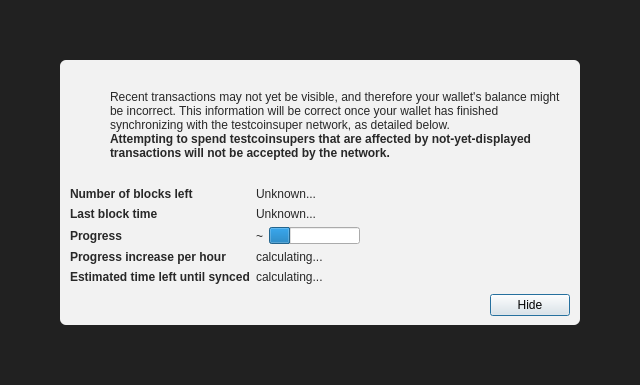
<?xml version="1.0" encoding="UTF-8"?>
<ui version="4.0">
 <class>ModalOverlay</class>
 <widget class="ModalOverlay" name="ModalOverlay">
  <property name="geometry">
   <rect>
    <x>0</x>
    <y>0</y>
    <width>640</width>
    <height>385</height>
   </rect>
  </property>
  <property name="windowTitle">
   <string>Form</string>
  </property>
  <layout class="QVBoxLayout" name="verticalLayout" stretch="0">
   <property name="sizeConstraint">
    <enum>QLayout::SetDefaultConstraint</enum>
   </property>
   <property name="leftMargin">
    <number>0</number>
   </property>
   <property name="topMargin">
    <number>0</number>
   </property>
   <property name="rightMargin">
    <number>0</number>
   </property>
   <property name="bottomMargin">
    <number>0</number>
   </property>
   <item>
    <widget class="QWidget" name="bgWidget" native="true">
     <property name="styleSheet">
      <string notr="true">#bgWidget { background: rgba(0,0,0,220); }</string>
     </property>
     <layout class="QVBoxLayout" name="verticalLayoutMain" stretch="1">
      <property name="leftMargin">
       <number>60</number>
      </property>
      <property name="topMargin">
       <number>60</number>
      </property>
      <property name="rightMargin">
       <number>60</number>
      </property>
      <property name="bottomMargin">
       <number>60</number>
      </property>
      <item>
       <widget class="QWidget" name="contentWidget" native="true">
        <property name="styleSheet">
         <string notr="true">#contentWidget { background: rgba(255,255,255,240); border-radius: 6px; }

QLabel { color: rgb(40,40,40);  }</string>
        </property>
        <layout class="QVBoxLayout" name="verticalLayoutSub" stretch="1,0,0,0">
         <property name="spacing">
          <number>0</number>
         </property>
         <property name="leftMargin">
          <number>10</number>
         </property>
         <property name="topMargin">
          <number>10</number>
         </property>
         <property name="rightMargin">
          <number>10</number>
         </property>
         <property name="bottomMargin">
          <number>10</number>
         </property>
         <item>
          <layout class="QHBoxLayout" name="horizontalLayoutIconText" stretch="0,1">
           <property name="topMargin">
            <number>20</number>
           </property>
           <item>
            <layout class="QVBoxLayout" name="verticalLayoutIcon">
             <property name="leftMargin">
              <number>0</number>
             </property>
             <item>
              <widget class="QPushButton" name="warningIcon">
               <property name="enabled">
                <bool>false</bool>
               </property>
               <property name="text">
                <string/>
               </property>
               <property name="icon">
                <iconset>
                 <normaloff>:/icons/warning</normaloff>
                 <disabledoff>:/icons/warning</disabledoff>:/icons/warning</iconset>
               </property>
               <property name="iconSize">
                <size>
                 <width>48</width>
                 <height>48</height>
                </size>
               </property>
               <property name="flat">
                <bool>true</bool>
               </property>
              </widget>
             </item>
             <item>
              <spacer name="verticalSpacerWarningIcon">
               <property name="orientation">
                <enum>Qt::Vertical</enum>
               </property>
               <property name="sizeHint" stdset="0">
                <size>
                 <width>20</width>
                 <height>40</height>
                </size>
               </property>
              </spacer>
             </item>
            </layout>
           </item>
           <item>
            <layout class="QVBoxLayout" name="verticalLayoutInfoText">
             <property name="leftMargin">
              <number>0</number>
             </property>
             <property name="topMargin">
              <number>0</number>
             </property>
             <item>
              <widget class="QLabel" name="infoText">
               <property name="text">
                <string>Recent transactions may not yet be visible, and therefore your wallet's balance might be incorrect. This information will be correct once your wallet has finished synchronizing with the testcoinsuper network, as detailed below.</string>
               </property>
               <property name="textFormat">
                <enum>Qt::RichText</enum>
               </property>
               <property name="wordWrap">
                <bool>true</bool>
               </property>
              </widget>
             </item>
             <item>
              <widget class="QLabel" name="infoTextStrong">
               <property name="font">
                <font>
                 <weight>75</weight>
                 <bold>true</bold>
                </font>
               </property>
               <property name="text">
                <string>Attempting to spend testcoinsupers that are affected by not-yet-displayed transactions will not be accepted by the network.</string>
               </property>
               <property name="textFormat">
                <enum>Qt::RichText</enum>
               </property>
               <property name="wordWrap">
                <bool>true</bool>
               </property>
              </widget>
             </item>
             <item>
              <spacer name="verticalSpacerInTextSpace">
               <property name="orientation">
                <enum>Qt::Vertical</enum>
               </property>
               <property name="sizeHint" stdset="0">
                <size>
                 <width>20</width>
                 <height>40</height>
                </size>
               </property>
              </spacer>
             </item>
            </layout>
           </item>
          </layout>
         </item>
         <item>
          <spacer name="verticalSpacerAfterText">
           <property name="orientation">
            <enum>Qt::Vertical</enum>
           </property>
           <property name="sizeHint" stdset="0">
            <size>
             <width>20</width>
             <height>40</height>
            </size>
           </property>
          </spacer>
         </item>
         <item>
          <layout class="QFormLayout" name="formLayout">
           <property name="fieldGrowthPolicy">
            <enum>QFormLayout::FieldsStayAtSizeHint</enum>
           </property>
           <property name="horizontalSpacing">
            <number>6</number>
           </property>
           <property name="verticalSpacing">
            <number>6</number>
           </property>
           <property name="topMargin">
            <number>10</number>
           </property>
           <item row="0" column="0">
            <widget class="QLabel" name="labelNumberOfBlocksLeft">
             <property name="font">
              <font>
               <weight>75</weight>
               <bold>true</bold>
              </font>
             </property>
             <property name="text">
              <string>Number of blocks left</string>
             </property>
            </widget>
           </item>
           <item row="0" column="1">
            <widget class="QLabel" name="numberOfBlocksLeft">
             <property name="text">
              <string>Unknown...</string>
             </property>
            </widget>
           </item>
           <item row="1" column="0">
            <widget class="QLabel" name="labelLastBlockTime">
             <property name="font">
              <font>
               <weight>75</weight>
               <bold>true</bold>
              </font>
             </property>
             <property name="text">
              <string>Last block time</string>
             </property>
            </widget>
           </item>
           <item row="1" column="1">
            <widget class="QLabel" name="newestBlockDate">
             <property name="sizePolicy">
              <sizepolicy hsizetype="Maximum" vsizetype="Preferred">
               <horstretch>0</horstretch>
               <verstretch>0</verstretch>
              </sizepolicy>
             </property>
             <property name="text">
              <string>Unknown...</string>
             </property>
            </widget>
           </item>
           <item row="2" column="0">
            <widget class="QLabel" name="labelSyncDone">
             <property name="font">
              <font>
               <weight>75</weight>
               <bold>true</bold>
              </font>
             </property>
             <property name="text">
              <string>Progress</string>
             </property>
            </widget>
           </item>
           <item row="2" column="1">
            <layout class="QHBoxLayout" name="horizontalLayoutSync" stretch="0,1">
             <item>
              <widget class="QLabel" name="percentageProgress">
               <property name="text">
                <string notr="true">~</string>
               </property>
              </widget>
             </item>
             <item>
              <widget class="QProgressBar" name="progressBar">
               <property name="value">
                <number>24</number>
               </property>
               <property name="format">
                <string/>
               </property>
              </widget>
             </item>
            </layout>
           </item>
           <item row="4" column="0">
            <widget class="QLabel" name="labelProgressIncrease">
             <property name="font">
              <font>
               <weight>75</weight>
               <bold>true</bold>
              </font>
             </property>
             <property name="text">
              <string>Progress increase per hour</string>
             </property>
            </widget>
           </item>
           <item row="4" column="1">
            <widget class="QLabel" name="progressIncreasePerH">
             <property name="text">
              <string>calculating...</string>
             </property>
            </widget>
           </item>
           <item row="5" column="0">
            <widget class="QLabel" name="labelEstimatedTimeLeft">
             <property name="font">
              <font>
               <weight>75</weight>
               <bold>true</bold>
              </font>
             </property>
             <property name="text">
              <string>Estimated time left until synced</string>
             </property>
            </widget>
           </item>
           <item row="5" column="1">
            <widget class="QLabel" name="expectedTimeLeft">
             <property name="text">
              <string>calculating...</string>
             </property>
            </widget>
           </item>
          </layout>
         </item>
         <item>
          <layout class="QHBoxLayout" name="horizontalLayoutButtons">
           <property name="leftMargin">
            <number>10</number>
           </property>
           <property name="topMargin">
            <number>10</number>
           </property>
           <item>
            <spacer name="horizontalSpacer">
             <property name="orientation">
              <enum>Qt::Horizontal</enum>
             </property>
             <property name="sizeHint" stdset="0">
              <size>
               <width>40</width>
               <height>20</height>
              </size>
             </property>
            </spacer>
           </item>
           <item>
            <widget class="QPushButton" name="closeButton">
             <property name="text">
              <string>Hide</string>
             </property>
             <property name="focusPolicy">
              <enum>Qt::StrongFocus</enum>
             </property>
             <property name="default">
              <bool>true</bool>
             </property>
            </widget>
           </item>
          </layout>
         </item>
        </layout>
       </widget>
      </item>
     </layout>
    </widget>
   </item>
  </layout>
 </widget>
 <customwidgets>
  <customwidget>
   <class>ModalOverlay</class>
   <extends>QWidget</extends>
   <header>qt/modaloverlay.h</header>
   <container>1</container>
  </customwidget>
 </customwidgets>
 <resources/>
 <connections/>
</ui>
